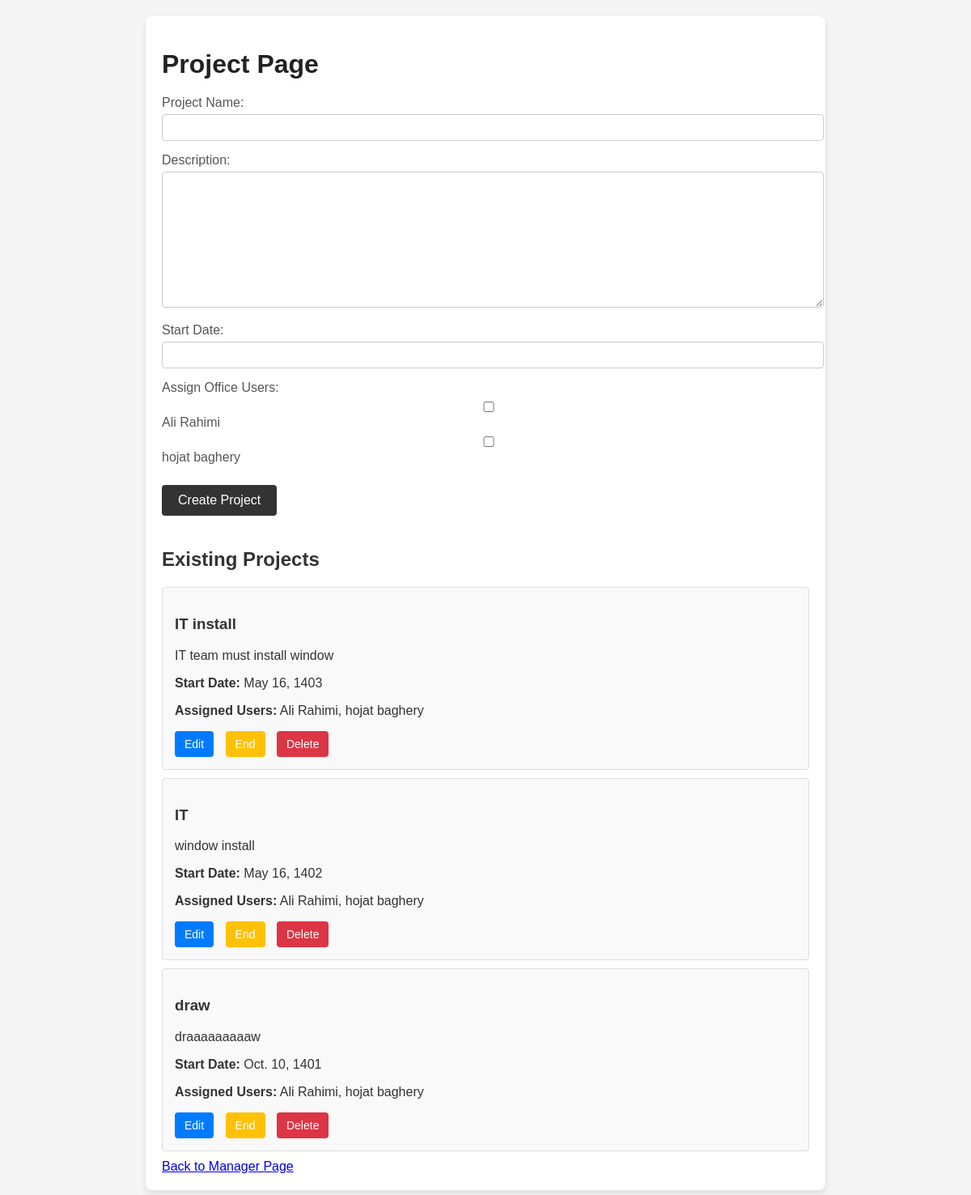
Before: /projects/ (signed in) with the older database file.
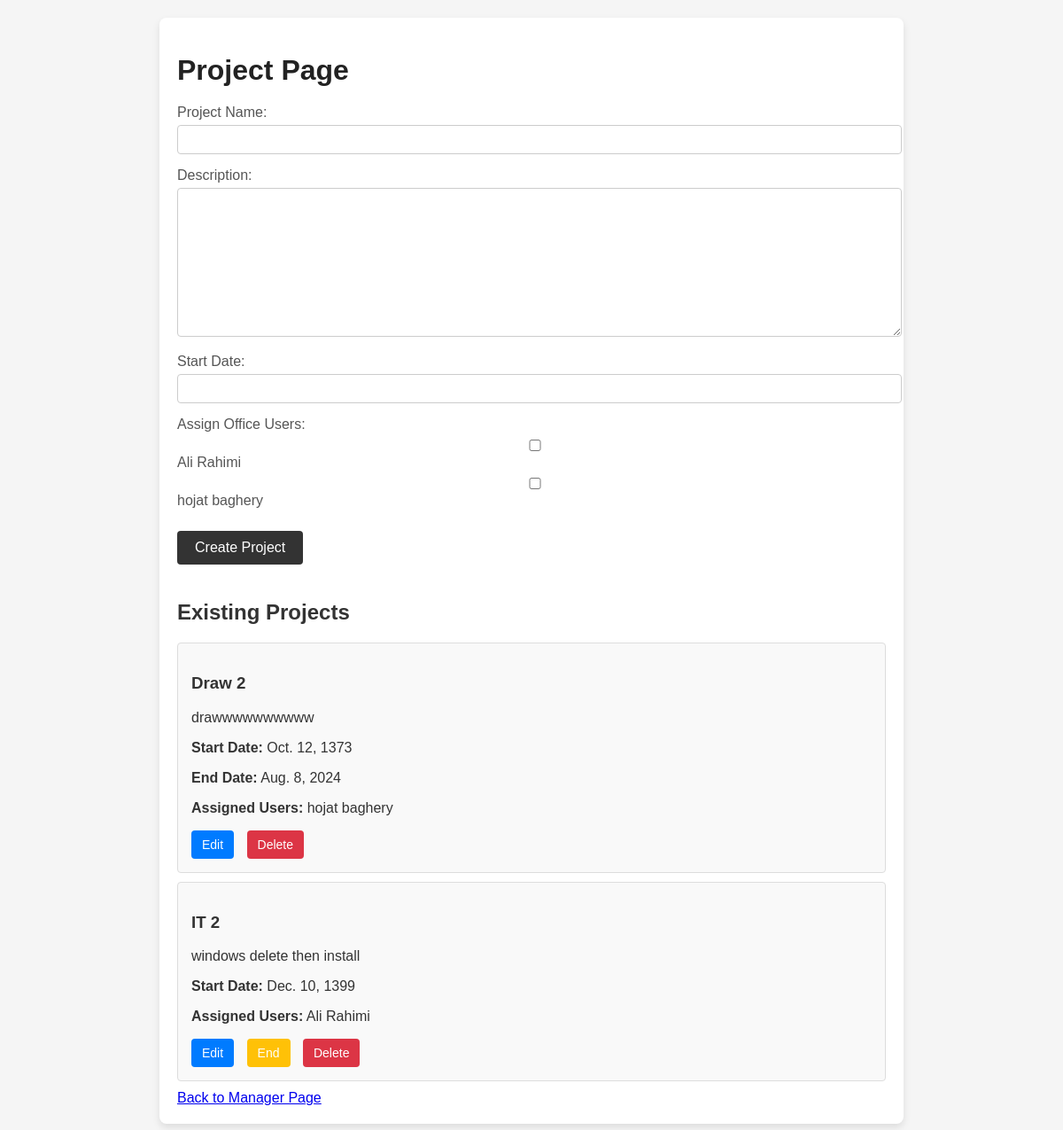
After: the same page with the newer database file.
### daftarMain/models.py (models this page shows, shortened)
class Project(models.Model):
    name = models.CharField(max_length=100)
    description = models.TextField(null=True, blank=True)
    start_date = models.DateField()
    end_date = models.DateField(null=True, blank=True)
    assigned_users = models.ManyToManyField('OfficeUser', related_name='projects')

class OfficeUser(models.Model):
    user = models.OneToOneField(User, on_delete=models.CASCADE, null=True, blank=True) # remove null, blank = true
    first_name = models.CharField(max_length=30)
    last_name = models.CharField(max_length=30)
    phone = models.CharField(max_length=15, unique=True)
    home_phone = models.CharField(max_length=15, unique=True, null=True, blank=True)
    birth_date = models.DateField(null=True, blank=True)
    code_meli = models.CharField(max_length=10)
    office_admin = models.ForeignKey(OfficeManager, on_delete=models.CASCADE, null=True, blank=True) # remove null, blank = true
    staff_number = models.CharField(max_length=20, unique=True, null=True, blank=True)
    staff_pic = models.ImageField(upload_to='staff_pics/', null=True, blank=True)
    address = models.TextField(null=True, blank=True)
    def __str__(self):
        return f"{self.first_name} {self.last_name}"

### daftarMain/views.py (the view)
# urls.py: path('projects/', views.project_page, name='project_page'),
@login_required
def project_page(request):
    if request.method == 'POST':
        form = ProjectForm(request.POST)
        if form.is_valid():
            project = form.save(commit=False)  # Save the form data without committing to the DB
            project.save()  # Now commit to the DB
            form.save_m2m()  # Save many-to-many relationships, required for assigned_users
            messages.success(request, 'Project created successfully!')  # Add success message
            return redirect('project_page')
    else:
        form = ProjectForm()
    projects = Project.objects.all()
    context = {
        'form': form,
        'projects': projects,
    }
    return render(request, 'project_page.html', context)

### daftarMain/forms.py
class ProjectForm(forms.ModelForm):
    assigned_users = forms.ModelMultipleChoiceField(
        queryset=OfficeUser.objects.all(),
        widget=forms.CheckboxSelectMultiple,
        required=True,
        label="Assign Office Users"
    )
    class Meta:
        model = Project
        fields = ['name', 'description', 'start_date', 'end_date', 'assigned_users']

### daftarMain/templates/project_page.html (shortened to what this page needs)
<!DOCTYPE html>
<html lang="en">
<head>
</head>
<body>
    <div class="container">
        <h1>Project Page</h1>
        <form method="POST">
            <div class="form-group">
                <label for="id_name">Project Name:</label>
                {{ form.name }}
            </div>
            <div class="form-group">
                <label for="id_description">Description:</label>
                {{ form.description }}
            </div>
            <div class="form-group">
                <label for="id_start_date">Start Date:</label>
                {{ form.start_date }}
            </div>
            <div class="form-group">
                <label for="id_assigned_users">Assign Office Users:</label>
                {{ form.assigned_users }}
            </div>
            <button type="submit" class="button">Create Project</button>
        </form>
        <div class="project-list">
            <h2>Existing Projects</h2>
            {% for project in projects %}
            <div class="project-item">
                <h3>{{ project.name }}</h3>
                <p>{{ project.description }}</p>
                <p><strong>Start Date:</strong> {{ project.start_date }}</p>
                {% if project.end_date %}
                <p><strong>End Date:</strong> {{ project.end_date }}</p>
                {% endif %}
                <p><strong>Assigned Users:</strong>
                    {% for user in project.assigned_users.all %}
                        {{ user.first_name }} {{ user.last_name }}{% if not forloop.last %}, {% endif %}
                    {% endfor %}
                </p>
                <div class="action-buttons">
                    <button class="edit-button" onclick="window.location.href='{% url 'edit_project' project.id %}'">Edit</button>
                    {% if not project.end_date %}
                    <button class="end-button" onclick="window.location.href='{% url 'end_project' project.id %}'">End</button>
                    {% endif %}
                    <form method="POST" action="{% url 'delete_project' project.id %}" id="delete-form-{{ project.id }}" style="display:inline;">
                        <button class="delete-button" data-form-id="delete-form-{{ project.id }}" onclick="confirmDelete(event, '{{ project.name }}')">Delete</button>
                    </form>
                </div>
            </div>
            {% endfor %}
        </div>
        <a href="{% url 'office_manager_page' %}" class="back-link">Back to Manager Page</a>
    </div>
</body>
</html>

### daftarMain/templates/project_page.html (style rules this page uses)
body { font-family: Arial, sans-serif; margin: 20px; background-color: #f5f5f5; color: #333; }
.container { background: #fff; border-radius: 8px; box-shadow: 0 4px 8px rgba(0, 0, 0, 0.1); padding: 20px; max-width: 800px; margin: auto; }
h1 { color: #222; margin-bottom: 20px; }
.form-group { margin-bottom: 15px; }
.form-group label { display: block; margin-bottom: 5px; color: #555; }
.form-group input, .form-group textarea { width: 100%; padding: 8px; border: 1px solid #ccc; border-radius: 4px; }
.button { padding: 10px 20px; margin: 10px 0; border: none; border-radius: 4px; background-color: #333; color: #fff; font-size: 16px; cursor: pointer; }
.project-list { margin-top: 30px; }
.project-item { background-color: #f9f9f9; padding: 15px; border: 1px solid #ddd; border-radius: 4px; margin-bottom: 10px; }
.action-buttons { margin-top: 10px; }
.action-buttons button { padding: 8px 12px; margin-right: 10px; border: none; border-radius: 4px; color: #fff; font-size: 14px; cursor: pointer; }
.edit-button { background-color: #007bff; }
.end-button { background-color: #ffc107; }
.delete-button { background-color: #dc3545; }

Changed rows visible on the page:
removed Project: name "IT install", description "IT team must install window", start_date "May 16, 1403", shows "End", OfficeUser (first_name "Ali", last_name "Rahimi"), OfficeUser (first_name "hojat", last_name "baghery")
removed Project: name "IT", description "window install", start_date "May 16, 1402", shows "End", OfficeUser (first_name "Ali", last_name "Rahimi"), OfficeUser (first_name "hojat", last_name "baghery")
removed Project: name "draw", description "draaaaaaaaaw", start_date "Oct. 10, 1401", shows "End", OfficeUser (first_name "Ali", last_name "Rahimi"), OfficeUser (first_name "hojat", last_name "baghery")
added Project: name "Draw 2", description "drawwwwwwwwww", start_date "Oct. 12, 1373", end_date "Aug. 8, 2024", OfficeUser (first_name "hojat", last_name "baghery")
added Project: name "IT 2", description "windows delete then install", start_date "Dec. 10, 1399", shows "End", OfficeUser (first_name "Ali", last_name "Rahimi")
